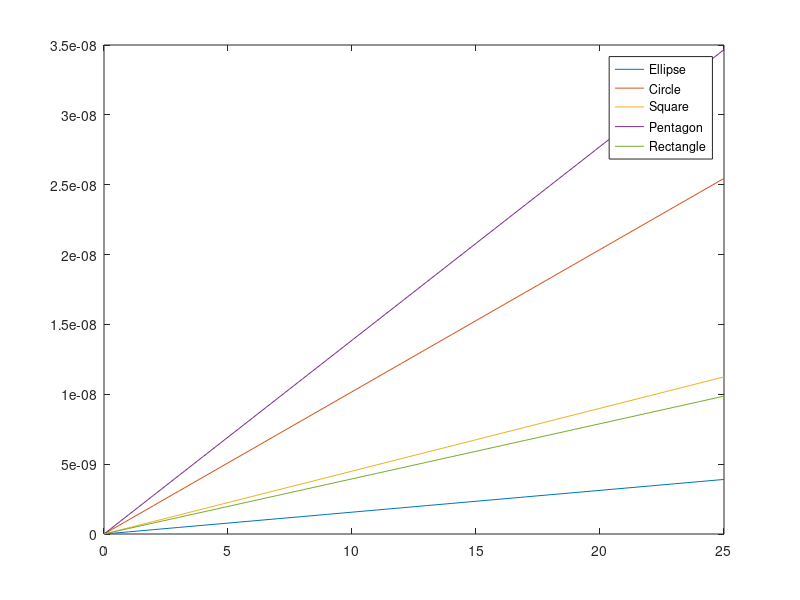

Write the MATLAB code that produced this figure.
P= 0:1:25; %Pressure Varying in KPa
D=1.211*10^-7; %Flexural Rigidity
a=1250*10^-6 ;  %axis1
b=800*10^-6;    %axis2
%Ellipse
h=a^4*b^4/(3*a^2+3*b^2+2*a^2*b^2);
W1=P*1000*h/(8*D)
%Circle
l=53*10^-6;
W2=P*l^4*1000/(64*D)
%Square
c=80*10^-6;
W3=0.00133*P*c^4*1000/D
%Pentagon
d=80*10^-6;
W4=0.0041*P*d^4*1000/D
%rectangle
i=5000*10^-6
j=4000*10^-6
alpha=i^4*j^4/(7*i^4+7*j^4+4*i*j)
W5=0.0239*P*alpha/D
plot(P,W1,P,W2,P,W3,P,W4,P,W5)
legend('Ellipse','Circle','Square','Pentagon','Rectangle')